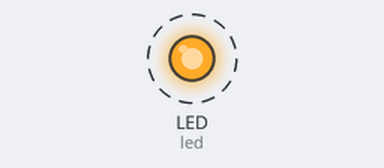
The program below on a simulated CircuitPython board. Shown: output pins drawn as LEDs (lit = HIGH). Dashed ring = blinking.

Above: at 0.5 s.
Timing chart, 0 to 4.6 s (numbered marks = the images above):
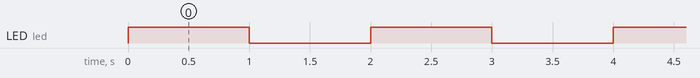

Measured:
- by itself, LED (led): alternates HIGH for 1.0 s and LOW for 1.0 s

The program:

flash.py
```python
"""for testing – flash the onboard LED"""
import time
import board
import digitalio

led = digitalio.DigitalInOut(board.LED)
led.switch_to_output()

while True:
    led.value = True
    time.sleep(1)
    led.value = False
    time.sleep(1)
```
